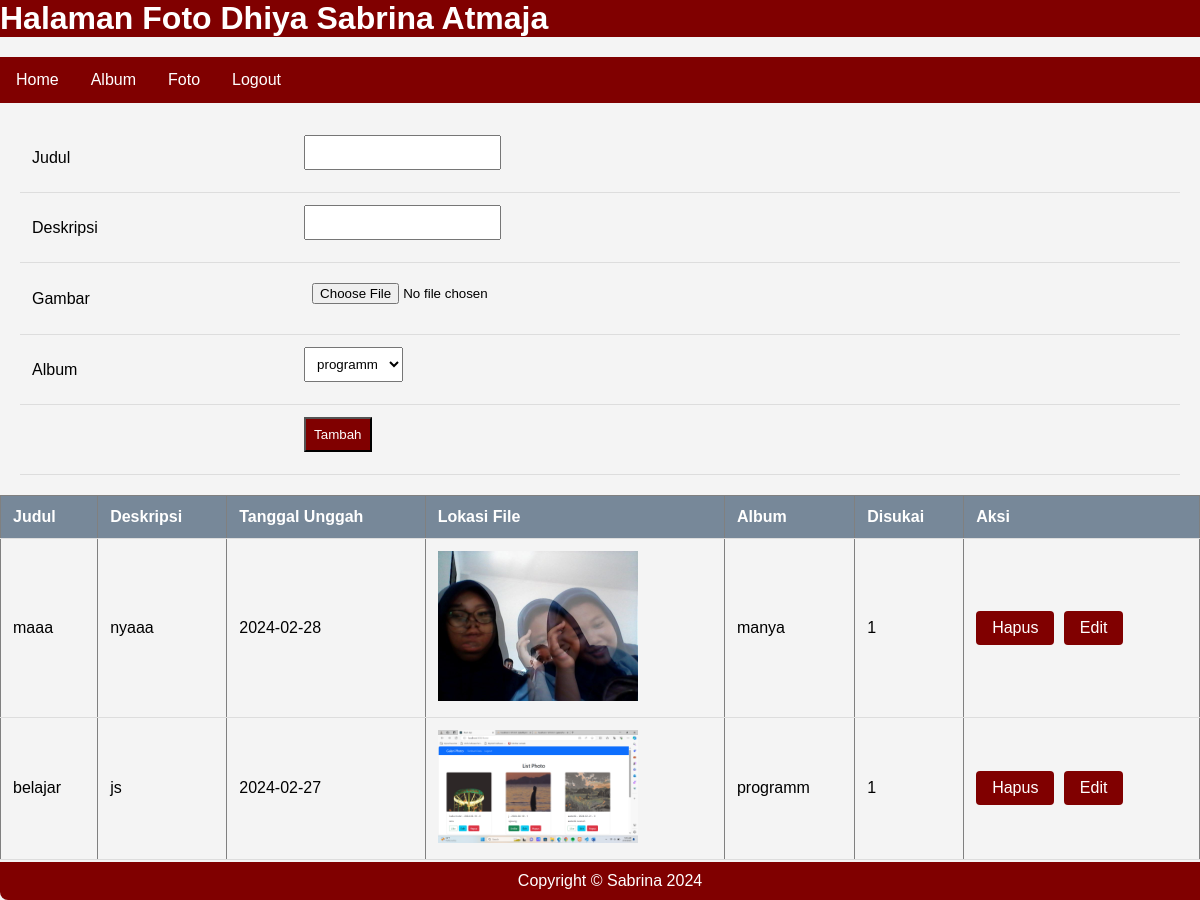
/foto.php (signed in), run on the app's committed database.
### tables this page shows
CREATE TABLE `foto` (
  `fotoid` int(11) NOT NULL,
  `judulfoto` varchar(255) NOT NULL,
  `deskripsifoto` text NOT NULL,
  `tanggalunggah` date NOT NULL,
  `lokasifile` varchar(255) NOT NULL,
  `albumid` int(11) NOT NULL,
  `userid` int(11) NOT NULL
);

CREATE TABLE `album` (
  `albumid` int(11) NOT NULL,
  `namaalbum` varchar(255) NOT NULL,
  `deskripsi` text NOT NULL,
  `tanggaldibuat` date NOT NULL,
  `userid` int(11) NOT NULL
);

### foto.php (the view, shortened to what this page needs)
<!DOCTYPE html>
<html lang="en">
<head>
</head>
<body>
    <h1>Halaman Foto <b><?=$_SESSION['namalengkap']?></b></h1>
    <ul>
        <li><a href="index.php">Home</a></li>
        <li><a href="album.php">Album</a></li>
        <li><a href="foto.php">Foto</a></li>
        <li><a href="logout.php">Logout</a></li>
    </ul>
    <form action="tambah_foto.php" method="post" enctype="multipart/form-data">
        <table>
            <tr>
                <td>Judul</td>
                <td><input type="text" name="judulfoto"></td>
            </tr>
            <tr>
                <td>Deskripsi</td>
                <td><input type="text" name="deskripsifoto"></td>
            </tr>
            <tr>
                <td>Gambar</td>
                <td><input type="file" name="lokasifile"></td>
            </tr>
            <tr>
                <td>Album</td>
                <td>
                    <select name="albumid">
                    <?php
                        include "koneksi.php";
                        $userid=$_SESSION['userid'];
                        $sql=mysqli_query($conn,"select * from album where userid='$userid'");
                        while($data=mysqli_fetch_array($sql)){
                    ?>
                            <option value="<?=$data['albumid']?>"><?=$data['namaalbum']?></option>
                    <?php
                        }
                    ?>
                    </select>
                </td>
            </tr>
            <tr>
                <td></td>
                <td><input type="submit" value="Tambah"></td>
            </tr>
        </table>
    </form>
    <table border="1" cellpadding=5 cellspacing=0>
        <tr>
            <th>Judul</th>
            <th>Deskripsi</th>
            <th>Tanggal Unggah</th>
            <th>Lokasi File</th>
            <th>Album</th>
            <th>Disukai</th>
            <th>Aksi</th>
        </tr>
        <?php
            include "koneksi.php";
            $userid=$_SESSION['userid'];
            $sql = mysqli_query($conn, "SELECT * FROM foto,album WHERE foto.userid='$userid' AND foto.albumid=album.albumid ORDER BY foto.fotoid DESC");
            while($data=mysqli_fetch_array($sql)){
        ?>
                <tr>
                    <td><?=$data['judulfoto']?></td>
                    <td><?=$data['deskripsifoto']?></td>
                    <td><?=$data['tanggalunggah']?></td>
                    <td>
                        <img src="gambar/<?=$data['lokasifile']?>" width="200px">
                    </td>
                    <td><?=$data['namaalbum']?></td>
                    <td>
                        <?php
                            $fotoid=$data['fotoid'];
                            $sql2=mysqli_query($conn,"select * from likefoto where fotoid='$fotoid'");
                            echo mysqli_num_rows($sql2);
                        ?>
                    </td>
                    <td>
                        <a href="hapus_foto.php?fotoid=<?=$data['fotoid']?>">Hapus</a>
                        <a href="edit_foto.php?fotoid=<?=$data['fotoid']?>">Edit</a>
                    </td>
                </tr>
        <?php
            }
        ?>
    </table>
</body>
<footer>Copyright © Sabrina 2024 </footer>
</html>
</html>

### foto.php (style rules this page uses)
body { font-family: Arial, sans-serif; margin: 0; padding: 0; background-color: #f4f4f4; padding-bottom: 40px; }
h1 { list-style-type: none; margin: 0; padding: 0; overflow: hidden; color: white; background-color: #800000 }
ul { list-style-type: none; padding: 0; margin: 20px 0; background-color: #800000; overflow: hidden; }
li { float: left; }
li a { display: block; color: white; text-align: center; padding: 14px 16px; text-decoration: none; }
form { margin: 20px; }
table { width: 100%; border-collapse: collapse; margin-top: 20px; }
th, td { padding: 12px; text-align: left; border-bottom: 1px solid #ddd; }
th { background-color: #778899; color: white; }
input[type="text"], input[type="submit"], select, input[type="file"] { padding: 8px; margin-bottom: 10px; }
input[type="submit"] { background-color: #800000; color: white; cursor: pointer; }
img { max-width: 100%; height: auto; }
table a { display: inline-block; padding: 8px 16px; text-decoration: none; background-color: #800000; color: white; border: none; border-radius: 4px; cursor: pointer; margin-right: 5px; }
footer { background-color: #800000; color: white; padding: 10px; text-align: center; border-radius: 0 0 8px 8px; position: fixed; bottom: 0; width: 100%; }

### data on the page
foto: judulfoto "maaa", deskripsifoto "nyaaa", tanggalunggah "2024-02-28", lokasifile (picture), albumid.namaalbum "manya", mysqli_num_rows($sql2) "1"
foto: judulfoto "belajar", deskripsifoto "js", tanggalunggah "2024-02-27", lokasifile (picture), albumid.namaalbum "programm", mysqli_num_rows($sql2) "1"

### other printed values
$_SESSION['namalengkap'] "Dhiya Sabrina Atmaja"
form field albumid "programm"
